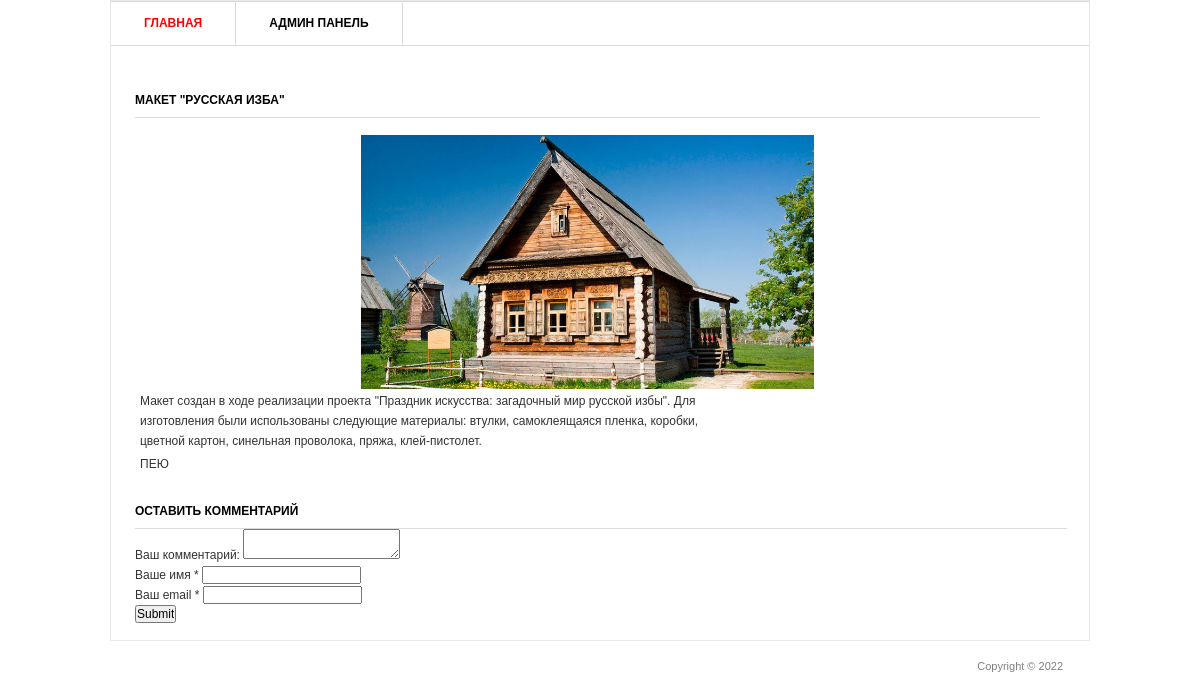
The app's page /1/, older data.
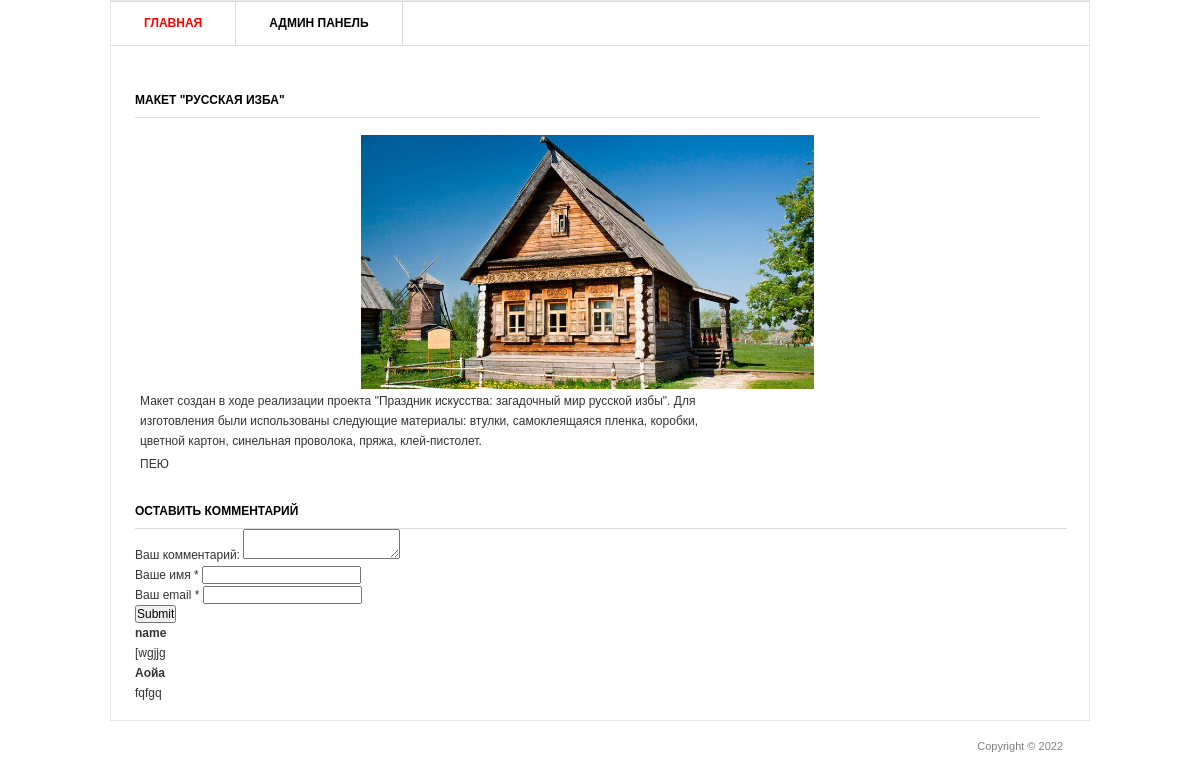
The same page, newer data.
### blog/models.py (models this page shows, shortened)
class Post(models.Model):
    title = models.CharField('Заголовок записи', max_length=100)
    desciptions=models.TextField('Текст записи')
    author=models.CharField("Имя автора", max_length=100)
    date = models.DateField("Дата публикации")
    img = models.ImageField("Изображения", upload_to="image/%Y")
    class Meta:
        verbose_name="Запись"  "для удобо читаемого единственного имени модели"
        verbose_name_plural="Записи"

class Comments(models.Model):
    email = models.EmailField()
    name = models.CharField('Имя', max_length=50)
    text_comments= models.TextField("Текст комментария", max_length=2000)
    post = models.ForeignKey(Post,verbose_name="Публикация", on_delete=models.CASCADE)
    class Meta:
        verbose_name="Комментарий"
        verbose_name_plural="Комментарии"

### blog/views.py (the view)
# urls.py: path('<int:pk>/',views.PostDetails.as_view()), path("review/<int:pk>/",views.AddComments.as_view(), name="add_comments")]
class PostDetails(View):
    def get(self,request, pk):
        post = Post.objects.get(id=pk)
        return render(request, "blog/blog_detail.html", {'post':post})

### templates/blog/blog_detail.html (shortened to what this page needs)
{% load static %}
<html >
<head>
  <link rel="stylesheet" href= "{% static 'css/style.css' %}" type="text/css" media="all" />
</head>
<body>
<div class="shell">
  <div class="border">
    <div id="navigation">
      <ul>
        <li><a href="/" class="active">Главная</a></li>
        <li><a href="/admin" >Админ панель</a></li>
      </ul>
    </div>
    <div id="main">
      <div id="content" class="left">
        <div class="projects">
          <h3>{{ post.title}}</h3>
          <p align="center">
            <a href="#"><img src="{{post.img.url}}" width="50%" /></a>
          </p>
          <div class="item">
            <div class="image left">
              <div class="text left">
                <p>{{post.desciptions}}</p>
                <p> {{post.author}}</p>
              </div>
            </div>
          </div>
        </div>
      </div>
        <div class="form-comment">
          <h3>Оставить комментарий</h3>
          <div>
            <form action="{% url 'add_comments' post.id %}" method="post">
              <div>
                <label>Ваш комментарий:</label>
                <textarea name="text_comments"></textarea>
              </div>
              <div>
                <label>Ваше имя *</label>
                <input type="text" name="name">
              </div>
              <div>
                <label>Ваш email *</label>
                <input type="email" name="email">
              </div>
              <div>
                <input type="submit">
              </div>
            </form>
          </div>
          <div>
            {% for comment in post.comments_set.all%}
            <div class="view-comment">
                <h4>{{ comment.name }}</h4>
              <p>
                {{comment.text_comments}}
              </p>
            </div>
            {% endfor%}
          </div>
        </div>
    </div>
  </div>
  <div id="footer">
    <p class="copy right">Copyright &copy;  2022 </p>
  </div>
</div>
</body>
</html>

### static/css/style.css (style rules this page uses)
* { margin: 0; padding: 0; outline:0; }
body { font-size: 12px; line-height: 20px; font-family: Georgia, Arial, Helvetica, Sans-Serif; color: #333; background: url() repeat 0 0; }
a { color: #ff0000; text-decoration: none; cursor:pointer; }
a img { border: 0; }
input, textarea, select { font-family: Arial, Helvetica, sans-serif; font-size:12px; }
textarea { overflow:auto; }
.left, .alignleft { float: left; display: inline; }
.right, .alignright { float: right; display: inline; }
.shell { width: 980px; margin: 0 auto; }
.border { border: 1px solid #e8e8e8; background: #fff; position: relative; }
#navigation { height: 43px; border-top: 1px solid #dbdbdb; border-bottom: 1px solid #dbdbdb; }
#navigation ul { list-style: none; }
#navigation ul li { float: left; height: 43px; border-right: 1px solid #dbdbdb; font-size: 12px; line-height: 43px; font-weight: bold; text-transform: uppercase; }
#navigation ul li a { float: left; height: 43px; color: #000; padding: 0 33px; }
#navigation ul li a:hover, #navigation ul li a.active { color: #ff0000; text-decoration: none; }
#main { width: 932px; padding: 37px 24px 17px 24px; }
#main h3 { font-size: 12px; line-height: 15px; color: #000; text-transform: uppercase; border-bottom: 1px solid #dbdbdb; padding: 0 0 9px 0; }
#content { width: 905px; }
.projects { padding: 10px 0 0 0; }
.projects h3 { margin: 0 0 17px 0; }
.projects .item { margin: 0 0 28px 0; }
.projects .image { width: 183px; height: 111px; border: 0px solid #dbdbdb; padding: 2px; margin: 0 20px 0 3px; }
.projects .text { width: 600px; }
.projects .text p { padding: 0 0 3px 0; }
#footer { font-family: Arial, sans-serif; font-size: 11px; line-height: 14px; color: #7f7f7f; padding: 18px 27px 20px 38px; }

Row changes from the older to the newer data that the page shows:
added Comments: name "name", text_comments "[wgjjg"
added Comments: name "Аойа", text_comments "fqfgq"
